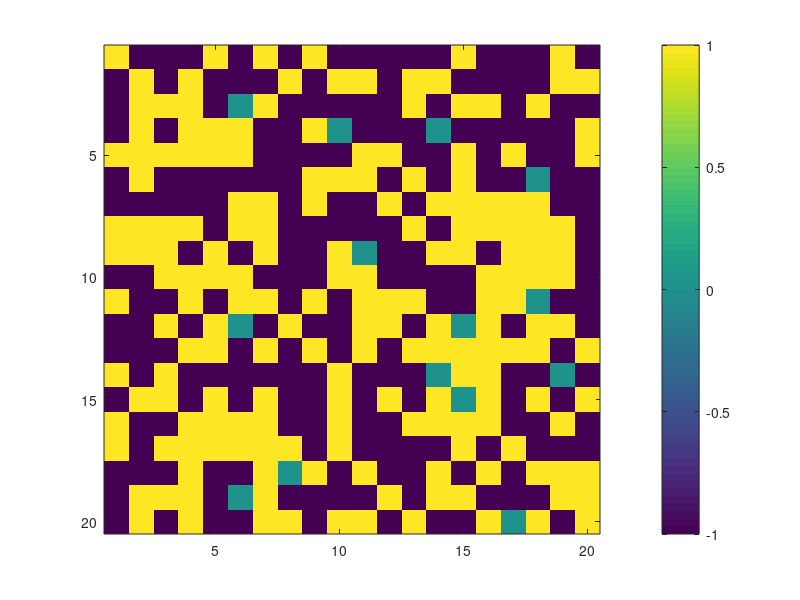
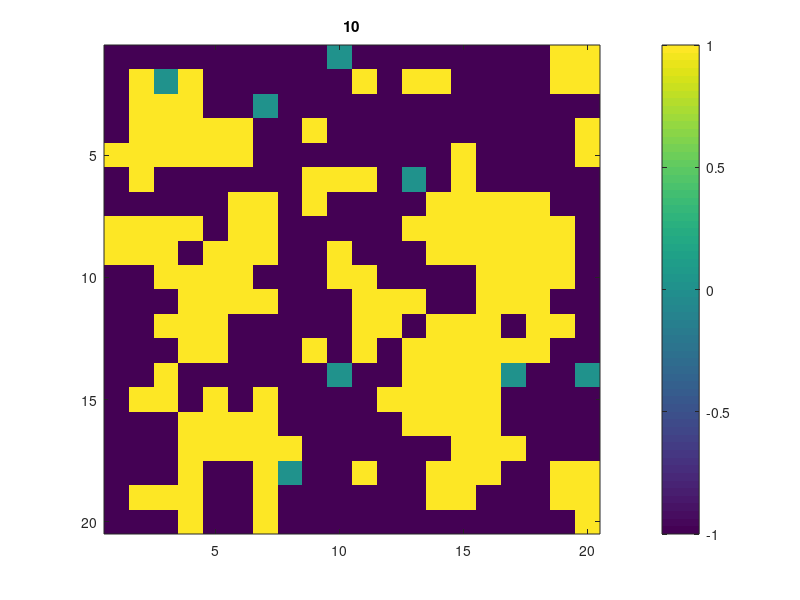
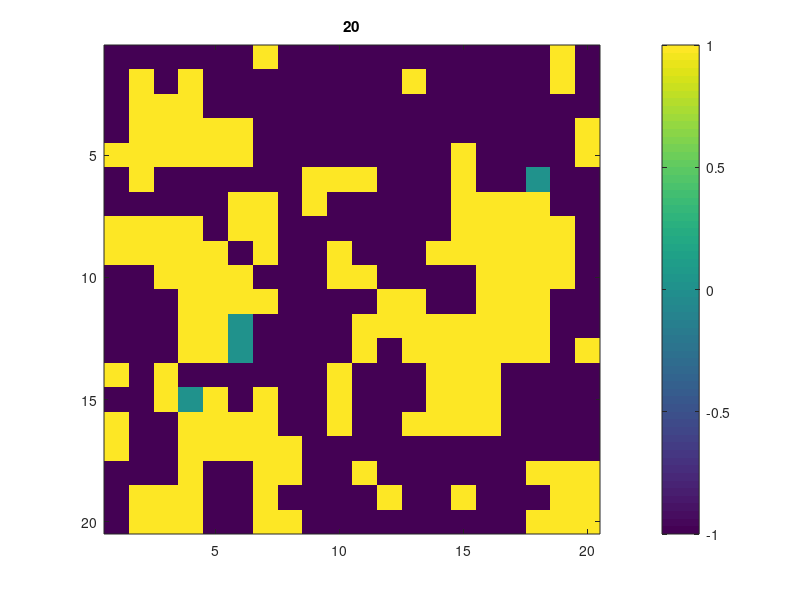
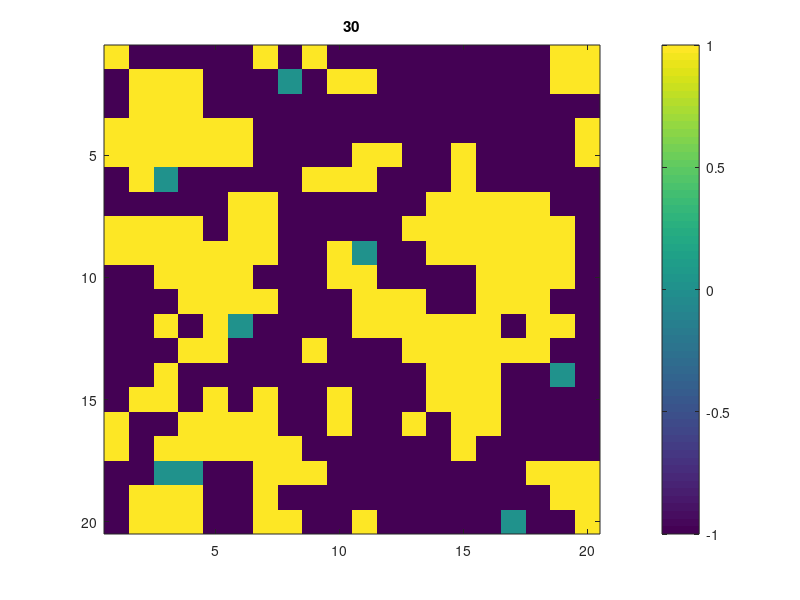

These charts were generated, in order, by the following MATLAB code:
%% Order of Magnitude in Physics problems
%% Project of Netta Yosef & Elyasaf Cohen
%% Model the renewal of forest after fire.
% We'll using Ising Model to calculate what will be more likely to grown in
% each area cell of the forest. 
%% Assumption:
% There are some initial value of probabilty to what is likely to grow in
% each area cell.
% For simplicty there will be 2 different types of plants. (A/B)

clear
% clc
close all

%% List of all the parameter in the simulation
Size = 20; % Size of square grid.
N = 80; % The number of itaraion until stop
p1 = 1; % parameter that interupt the growing.
p2 = 2; % parameter that make growing.
beta = 0.5; % beta smaller -> more changes in field


% % the shape of the potential is determine by these lines
A_shape = [4 2 0];
B_shape = [0 2 4];
E_shape = [4 0 4];
depth_of_shape = 1.25;
depth_of_shape_for_E = 1;
iter_to_be_stat = 25;
% for example:
% E = (depth_of_shape + f_hist/iter_to_be_stat)*A_shape;

% if f_original == 1 % == A
%     E = (1.25+1*(-0.25+f_history(ii,jj))/10)*[4 2 0]; % energy cost for [B E A]
%     E_start = E;
%     E = E + [Eb Ee Ea];
% elseif f_original == -1 % == B
%     E = (1.25+1*(-0.25+f_history(ii,jj))/10)*[0 2 4]; % energy cost for [B E A]
%     E_start = E;
%     E = E + [Eb Ee Ea];
% elseif f_original == 0 % == e
%     E = 1*[4 0 4]; % energy cost for [B E A]
%     E_start = E;
%     E = E + [Eb Ee Ea];
% end



%%

% A represent the probabilty of each point in matrix to grow an A tree.
% B represent the probabilty of each point in matrix to grow an B tree.
% E represent the probabilty of each point in matrix to extinction.
% Size = 20;
rng('default');
% rand(Size);
rand(Size);
A = rand(Size);
B = rand(Size);
E = 0.3*rand(Size);

% nomalize probabilty:
S = A+B+E;
A = A./S;
B = B./S;
E = E./S;

% Concatenate the matriecs along 3rd dimension then use max.
S = cat(3,B,E,A);
[~,f] = max(S,[],3);
f = f-2;

% Save initial condtion
A = f==1;
B = f==-1;

all_f = zeros(Size,Size,N+1,'int8');
all_f(:,:,1) = f;

figure;
imagesc(f)
colorbar
% Now f represnt the field -> Each point in f matrix tell what kind of
% plants do we have at that point. 1 for A, -1 for B, 0 for E.
%
% End of initializing the system
%% The Hamiltonian
% Next, we define the "energy" that mean how the plants interact each
% other. There will be positive interaction that the tree prefer more of
% his kind.
% On the other side we'll define also negetive interaction that trees are
% gives somebenefits to other planets and surpress his kinds of plants.

% First we'll try to consider just nearest neighborhoods.

% different energies
% p1 = 1; % parameter that interupt the growing.
% p2 = 2; % parameter that make growing.
Ha = @(a,b,e) (a+b)*p1 - a*p2; 
Hb = @(a,b,e) (a+b)*p1 - b*p2;
He = @(a,b,e) -(a+b)*p1 + (a+b)*p2;
%% Monte-Carlo
% N is the number of the iteration for our model we choose period of 20
% years and we assumed that nothing chages in less then a season.
rng('default');
rand(3);
% N = 20*4;

[II,JJ] = meshgrid(1:Size);

numOfA = zeros(1,N);
numOfE = zeros(1,N);
distance_to_prev = zeros(1,N);
distance_to_start = zeros(1,N);
distance_to_all_f2 = zeros(1,N);
f_start = f;
f_history = ones(size(f));
count = 0;
count2 = 0;

for n = 1:N
    RandIndex = randperm(Size^2);
    f_prev = f;
    
    
for kk = RandIndex
    ii = II(kk);
    jj = JJ(kk);
    
    f_original = 1*A(ii,jj)+(-1)*B(ii,jj);
    f_site = f(ii,jj);
    
    % check nn - nearest neighborhoods
    nn = [f(mod(ii-2,Size)+1,jj) f(mod(ii,Size)+1,jj) f(ii,mod(jj-2,Size)+1) f(ii,mod(jj,Size)+1)];
    a = sum(nn == 1);
    b = sum(nn == -1);
    e = sum(nn == 0);
    
    Ea = Ha(a,b,e);
    Eb = Hb(a,b,e);
    Ee = He(a,b,e);
    
    f_hist = f_history(ii,jj);
    if f_original == 1 % == A
        E_start = (depth_of_shape + f_hist/iter_to_be_stat)*A_shape; % energy cost for [B E A]
    elseif f_original == -1 % == B    
        E_start = (depth_of_shape + f_hist/iter_to_be_stat)*B_shape; % energy cost for [B E A]
    elseif f_original == 0 % == e    
        E_start = depth_of_shape_for_E*E_shape; % energy cost for [B E A]
    end
    E = E_start + [Eb Ee Ea];
    
    
%     f_site = 0;
    I = [-1 0 1];
    I(I==f_site) = [];
    deltaE = E(I+2) - E(f_site+2);
    if any(deltaE<0)
        [~,inx] = min(deltaE);
        f(ii,jj) = I(inx);
    else
%         beta = 0.5; % beta smaller -> more changes in field
        P = exp(-beta*deltaE);
        P = P./(sum(P)+1); % +1 for the state itself deltaE = 0;
        r = rand(1);
        if r < P(1)
            f(ii,jj) = I(1);
        elseif r < P(2)
            f(ii,jj) = I(2);
        else
            f(ii,jj) = f(ii,jj);
        end
    end
    
    if f_site == f(ii,jj)
        f_history(ii,jj) = f_history(ii,jj) + 1;
    else
        f_history(ii,jj) = 1;
    end

end
all_f(:,:,n+1) = f;

if mod(n,10) == 0
    figure;
    imagesc(f)
    colorbar
    title(n)
end

numOfA(n) = sum(sum(f==1));
distance_to_prev(n) = sum(sum(f~=f_prev));
distance_to_start(n) = sum(sum(f~=f_start));
distance_to_all_f2(n) = sum(sum(f~=all_f(:,:,2)));
numOfE(n) = sum(sum(f == 0));
end
%%
figure;
plot(numOfA)
title('numOfA')
figure;
hist(distance_to_prev)
title('distance from prev f')
figure;
plot(distance_to_start)
title('distance from start f')
count
count2
numOfE = sum(numOfE)
distance_to_start(N)./Size.^2
distance_to_all_f2(N)./Size.^2

%%
num = floor(N/10)+4;
% num = get(gcf,'Number');
for ii = num:-1:1
    figure(ii)
end

for ii = num-2:num
    figure(ii)
end
    
%}

%% show all fields

for ii = 1:size(all_f,3)
%     figure(102);
%     title(ii)
%     imagesc(all_f(:,:,ii))
%     colorbar;
%     pause(0.1)
    
end
% makeMyGif(all_f, 'testAnimated3.gif',0.05);
